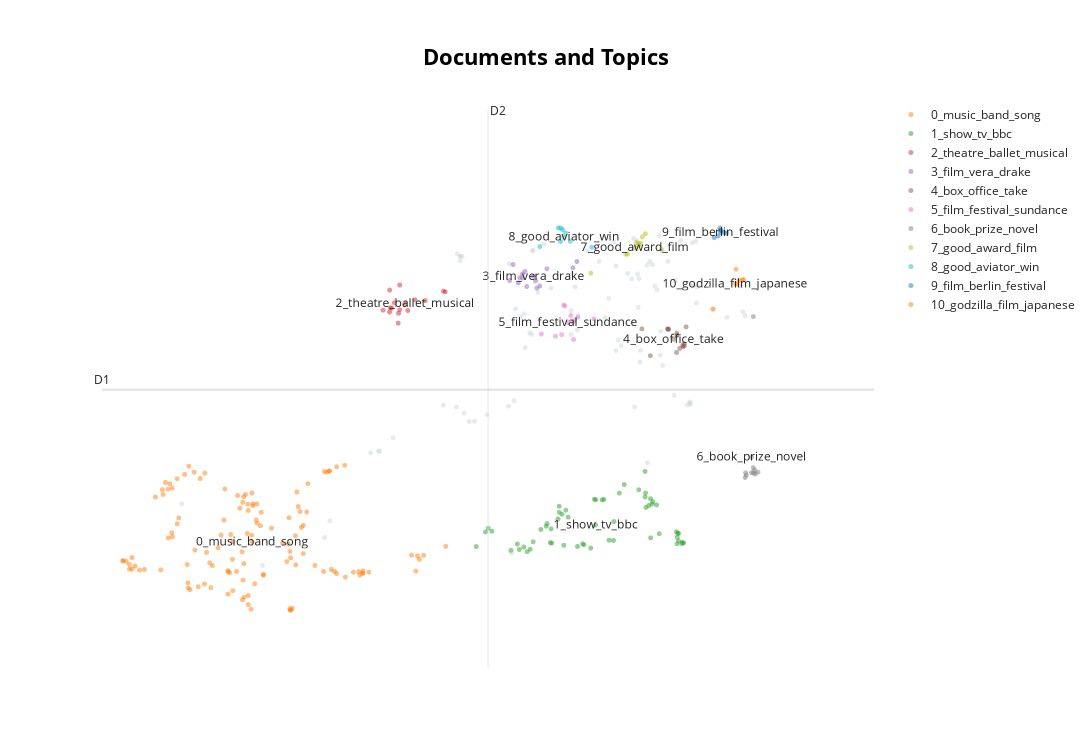

The code cell stored with this chart in its notebook:
### Code cell
ent_results['topic_documents_map']
